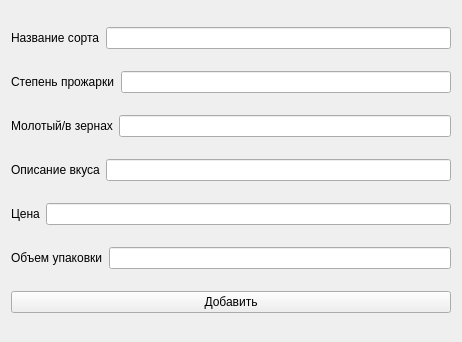
<?xml version="1.0" encoding="UTF-8"?>
<ui version="4.0">
 <class>AddCoffeeWidget</class>
 <widget class="QWidget" name="AddCoffeeWidget">
  <property name="geometry">
   <rect>
    <x>0</x>
    <y>0</y>
    <width>462</width>
    <height>342</height>
   </rect>
  </property>
  <property name="windowTitle">
   <string>Управление данными</string>
  </property>
  <layout class="QVBoxLayout" name="verticalLayout">
   <item>
    <layout class="QHBoxLayout" name="horizontalLayout">
     <item>
      <widget class="QLabel" name="label">
       <property name="text">
        <string>Название сорта</string>
       </property>
      </widget>
     </item>
     <item>
      <widget class="QLineEdit" name="titleEdit">
       <property name="inputMask">
        <string/>
       </property>
       <property name="placeholderText">
        <string/>
       </property>
      </widget>
     </item>
    </layout>
   </item>
   <item>
    <layout class="QHBoxLayout" name="horizontalLayout_2">
     <item>
      <widget class="QLabel" name="label_2">
       <property name="text">
        <string>Степень прожарки</string>
       </property>
      </widget>
     </item>
     <item>
      <widget class="QLineEdit" name="roastingEdit">
       <property name="inputMask">
        <string/>
       </property>
       <property name="placeholderText">
        <string/>
       </property>
      </widget>
     </item>
    </layout>
   </item>
   <item>
    <layout class="QHBoxLayout" name="horizontalLayout_3">
     <item>
      <widget class="QLabel" name="label_3">
       <property name="text">
        <string>Молотый/в зернах</string>
       </property>
      </widget>
     </item>
     <item>
      <widget class="QLineEdit" name="groundedEdit">
       <property name="inputMask">
        <string/>
       </property>
       <property name="placeholderText">
        <string/>
       </property>
      </widget>
     </item>
    </layout>
   </item>
   <item>
    <layout class="QHBoxLayout" name="horizontalLayout_4">
     <item>
      <widget class="QLabel" name="label_4">
       <property name="text">
        <string>Описание вкуса</string>
       </property>
      </widget>
     </item>
     <item>
      <widget class="QLineEdit" name="tasteEdit">
       <property name="inputMask">
        <string/>
       </property>
       <property name="placeholderText">
        <string/>
       </property>
      </widget>
     </item>
    </layout>
   </item>
   <item>
    <layout class="QHBoxLayout" name="horizontalLayout_5">
     <item>
      <widget class="QLabel" name="label_5">
       <property name="text">
        <string>Цена</string>
       </property>
      </widget>
     </item>
     <item>
      <widget class="QLineEdit" name="costEdit">
       <property name="inputMask">
        <string/>
       </property>
       <property name="placeholderText">
        <string/>
       </property>
      </widget>
     </item>
    </layout>
   </item>
   <item>
    <layout class="QHBoxLayout" name="horizontalLayout_6">
     <item>
      <widget class="QLabel" name="label_6">
       <property name="text">
        <string>Объем упаковки</string>
       </property>
      </widget>
     </item>
     <item>
      <widget class="QLineEdit" name="volumeEdit"/>
     </item>
    </layout>
   </item>
   <item>
    <widget class="QPushButton" name="addButton">
     <property name="text">
      <string>Добавить</string>
     </property>
    </widget>
   </item>
  </layout>
 </widget>
 <resources/>
 <connections/>
</ui>
